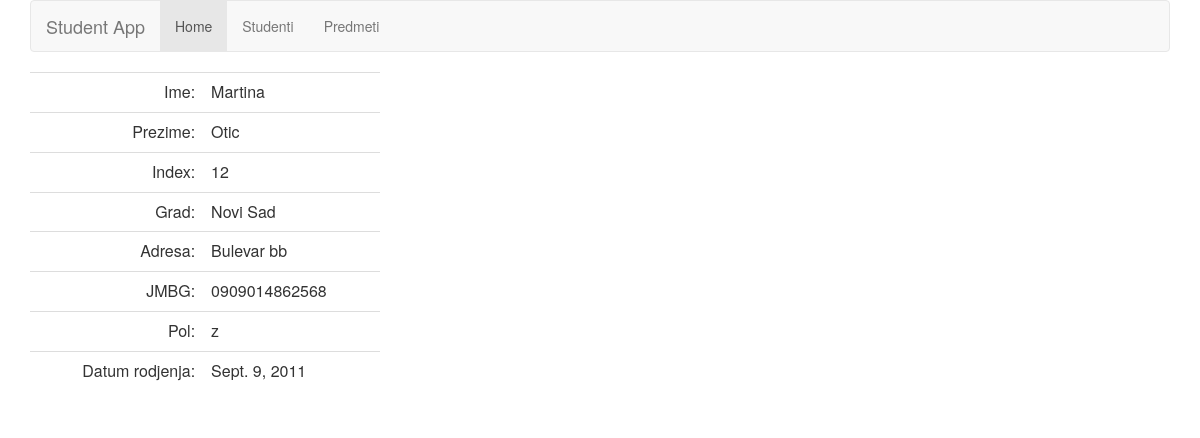
The app's page /student/detailStudent4/ with its own data.
### student/models.py (models this page shows, shortened)
class Student(models.Model):
    studentIme=models.CharField(max_length=15, verbose_name='Ime')
    studentPrezime=models.CharField(max_length=30, verbose_name='Prezime')
    index=models.CharField(max_length=10)
    grad=models.CharField(max_length=30, null=True)
    adresa=models.CharField(max_length=50, null=True)
    jmbg=models.CharField(max_length=13,unique=True)
    pol=models.CharField(max_length=1, null=True)
    datumRodjenja=models.DateField(auto_now=False, auto_now_add=False, null=True)

### student/views.py (the view)
# urls.py: url(r'^detailStudent(?P<pk>[0-9]+)/$', views.DetailViewStudent.as_view(), name='detailStudent'),
class DetailViewStudent(generic.DetailView):
    model = Student
    template_name='detailStudent.html'

### student/templates/detailStudent.html (shortened to what this page needs)
{% load staticfiles %}
<link rel="stylesheet" type="text/css" href="{% static 'style.css' %}" />
<link rel="stylesheet" href="http://maxcdn.bootstrapcdn.com/bootstrap/3.3.6/css/bootstrap.min.css">
<div class="container">
<nav class="navbar navbar-default">
  <div class="container-fluid">
    <div class="navbar-header">
      <a class="navbar-brand" href="#">Student App</a>
    </div>
    <ul class="nav navbar-nav">
      <li class="active"><a href="{% url 'index'%}">Home</a></li>
      <li><a href="{% url 'studenti'%}">Studenti</a></li>
      <li><a href="{% url 'predmeti'%}">Predmeti</a></li>
    </ul>
  </div>
</nav>
<div class="row col-md-4">
<table class="table">
	<tr>
		<td class="right">Ime:</td>
		<td class="value">{{student.studentIme}}</td>
	</tr>
	<tr>
		<td class="right">Prezime:</td>
		<td class="value">{{student.studentPrezime}}</td>
	</tr>
	<tr>
		<td class="right">Index:</td>
		<td class="value">{{student.index}}</td>
	</tr>
	<tr>
		<td class="right">Grad:</td>
		<td class="value">{{student.grad}}</td>
	</tr>
	<tr>
		<td class="right">Adresa:</td>
		<td class="value">{{student.adresa}}</td>
	</tr>
	<tr>
		<td class="right">JMBG:</td>
		<td class="value">{{student.jmbg}}</td>
	</tr>
	<tr>
		<td class="right">Pol:</td>
		<td class="value">{{student.pol}}</td>
	</tr>
	<tr>
		<td class="right">Datum rodjenja:</td>
		<td class="value">{{student.datumRodjenja}}</td>
	</tr>
</table>
</div>
</div>

### student/static/style.css (style rules this page uses)
li a { color: red; }
table td.right { text-align:right; }

### records on screen
Student: studentIme "Martina", studentPrezime "Otic", index "12", grad "Novi Sad", adresa "Bulevar bb", jmbg "0909014862568", pol "z", datumRodjenja "Sept. 9, 2011"
